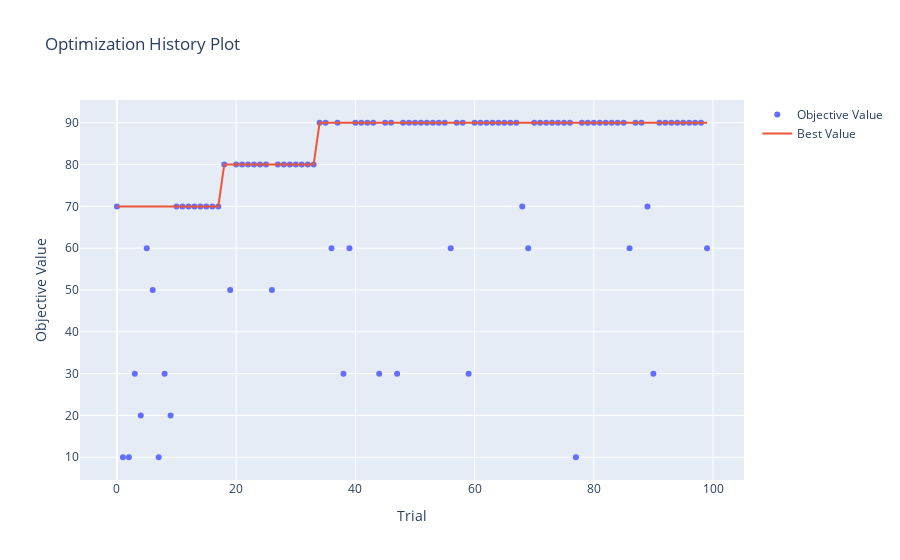

The notebook cell this image was saved under:
### Code cell
optuna.visualization.plot_optimization_history(study)

### Figure 1 — Plotly figure (JSON) as saved in the notebook; plotly's stock layout.template omitted (floating-point values rounded to 4 significant figures)
{"data": [{"mode": "markers", "name": "Objective Value", "type": "scatter", "x": [0, 1, 2, 3, 4, 5, 6, 7, 8, 9, 10, 11, 12, 13, 14, 15, 16, 17, 18, 19, 20, 21, 22, 23, 24, 25, 26, 27, 28, 29, 30, 31, 32, 33, 34, 35, 36, 37, 38, 39, 40, 41, 42, 43, 44, 45, 46, 47, 48, 49, 50, 51, 52, 53, 54, 55, 56, 57, 58, 59, 60, 61, 62, 63, 64, 65, 66, 67, 68, 69, 70, 71, 72, 73, 74, 75, 76, 77, 78, 79, 80, 81, 82, 83, 84, 85, 86, 87, 88, 89, 90, 91, 92, 93, 94, 95, 96, 97, 98, 99], "y": [70, 10, 10, 30, 20, 60, 50, 10, 30, 20, 70, 70, 70, 70, 70, 70, 70, 70, 80, 50, 80, 80, 80, 80, 80, 80, 50, 80, 80, 80, 80, 80, 80, 80, 90, 90, 60, 90, 30, 60, 90, 90, 90, 90, 30, 90, 90, 30, 90, 90, 90, 90, 90, 90, 90, 90, 60, 90, 90, 30, 90, 90, 90, 90, 90, 90, 90, 90, 70, 60, 90, 90, 90, 90, 90, 90, 90, 10, 90, 90, 90, 90, 90, 90, 90, 90, 60, 90, 90, 70, 30, 90, 90, 90, 90, 90, 90, 90, 90, 60]}, {"mode": "lines", "name": "Best Value", "type": "scatter", "x": [0, 1, 2, 3, 4, 5, 6, 7, 8, 9, 10, 11, 12, 13, 14, 15, 16, 17, 18, 19, 20, 21, 22, 23, 24, 25, 26, 27, 28, 29, 30, 31, 32, 33, 34, 35, 36, 37, 38, 39, 40, 41, 42, 43, 44, 45, 46, 47, 48, 49, 50, 51, 52, 53, 54, 55, 56, 57, 58, 59, 60, 61, 62, 63, 64, 65, 66, 67, 68, 69, 70, 71, 72, 73, 74, 75, 76, 77, 78, 79, 80, 81, 82, 83, 84, 85, 86, 87, 88, 89, 90, 91, 92, 93, 94, 95, 96, 97, 98, 99], "y": [70, 70, 70, 70, 70, 70, 70, 70, 70, 70, 70, 70, 70, 70, 70, 70, 70, 70, 80, 80, 80, 80, 80, 80, 80, 80, 80, 80, 80, 80, 80, 80, 80, 80, 90, 90, 90, 90, 90, 90, 90, 90, 90, 90, 90, 90, 90, 90, 90, 90, 90, 90, 90, 90, 90, 90, 90, 90, 90, 90, 90, 90, 90, 90, 90, 90, 90, 90, 90, 90, 90, 90, 90, 90, 90, 90, 90, 90, 90, 90, 90, 90, 90, 90, 90, 90, 90, 90, 90, 90, 90, 90, 90, 90, 90, 90, 90, 90, 90, 90]}, {"marker": {"color": "#cccccc"}, "mode": "markers", "name": "Infeasible Trial", "showlegend": false, "type": "scatter", "x": [], "y": []}], "layout": {"title": {"text": "Optimization History Plot"}, "xaxis": {"title": {"text": "Trial"}}, "yaxis": {"title": {"text": "Objective Value"}}}}
